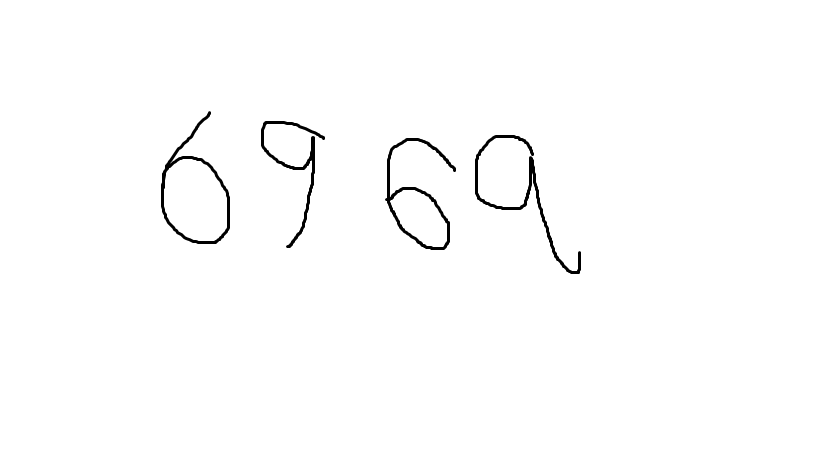
#> input picture src/segmentation/my_number.png, 819 x 460 px
$ python -i Preprocessing.py   (imports and definitions only)
#> lines starting #> are read from the running program, lines starting #| are printed output that depends on the picture; after the words box and inside, x2 and y2 are one past the last pixel; in counts of white or black regions, pixels touching at a corner belong together
import cv2
import numpy as np


# Individual preprocessing steps

def to_grayscale(image: np.ndarray) -> np.ndarray: #converts color image to black and white
    if image.ndim == 3:
        return cv2.cvtColor(image, cv2.COLOR_BGR2GRAY)
    return image


def remove_noise(gray: np.ndarray, ksize: int = 3) -> np.ndarray: #removes noise from handwriten photo to preserve sharpness from handwriting sample

    return cv2.medianBlur(gray, ksize)


def binarize(gray: np.ndarray, invert: bool = True, method: str = "otsu") -> np.ndarray: #converting greyscale images to black/white

    flag = cv2.THRESH_BINARY_INV if invert else cv2.THRESH_BINARY
    if method == "adaptive":
        # a separate threshold for each small area, so shadows do not break it
        block = max(15, (min(gray.shape) // 4) | 1)   # odd window size
        C = 10 if invert else -10
        return cv2.adaptiveThreshold(gray, 255, cv2.ADAPTIVE_THRESH_GAUSSIAN_C, flag, block, C)
    _, binary = cv2.threshold(gray, 0, 255, flag + cv2.THRESH_OTSU)
    return binary


def deskew(binary: np.ndarray) -> np.ndarray: #straightens images that are rotated
    m = cv2.moments(binary)
    if abs(m['mu02']) < 1e-2:
        return binary  # no meaningful skew detected
    skew = m['mu11'] / m['mu02']
    h, w = binary.shape
    M = np.float32([[1, skew, -0.5 * w * skew], [0, 1, 0]])
    return cv2.warpAffine(binary, M, (w, h),
                           flags=cv2.WARP_INVERSE_MAP | cv2.INTER_LINEAR)


def resize(image: np.ndarray, size: tuple = (28, 28)) -> np.ndarray: #resizes image to 28x28
    return cv2.resize(image, size, interpolation=cv2.INTER_AREA)


def normalize(image: np.ndarray) -> np.ndarray: #changes float values from 0-255 to 0.0 - 1.0
    return image.astype(np.float32) / 255.0


# Full pipelines for both clean images (MNIST) and photos (Handwriting samples)


def preprocess_clean(image: np.ndarray, size: tuple = (28, 28)) -> np.ndarray:

    gray = to_grayscale(image)
    resized = resize(gray, size)
    return normalize(resized) # This is a 28x28 float32 array, values are scaled to 0.0 - 1.0 which can then be added put into the model


def preprocess_photo(image: np.ndarray, size: tuple = (28, 28),
    apply_deskew: bool = False, method: str = "otsu"):

    gray = to_grayscale(image)
    denoised = remove_noise(gray)
    invert = bool(np.median(denoised) > 127)   # dark ink on light paper: make the ink white
    binary = binarize(denoised, invert=invert, method=method)
    if apply_deskew:
        binary = deskew(binary)
    resized = resize(binary, size)
    return normalize(resized), binary # resised in the same as above, binary is the full sized image before croping that can be used for step two of assignment

>>> import cv2
>>> picture = cv2.imread('../segmentation/my_number.png')
#> picture is the input picture: shape (460, 819, 3); min 0, max 255, mean 252.3
>>> result = preprocess_photo(picture)
#> in preprocess_photo, `invert = bool(np.median(denoised) > 127)`: invert = True
#> in binarize, `flag = cv2.THRESH_BINARY_INV if invert else cv2.THRESH_BINARY`: flag = 1
#> in binarize, `_, binary = cv2.threshold(gray, 0, 255, flag + cv2.THRESH_OTSU)`:
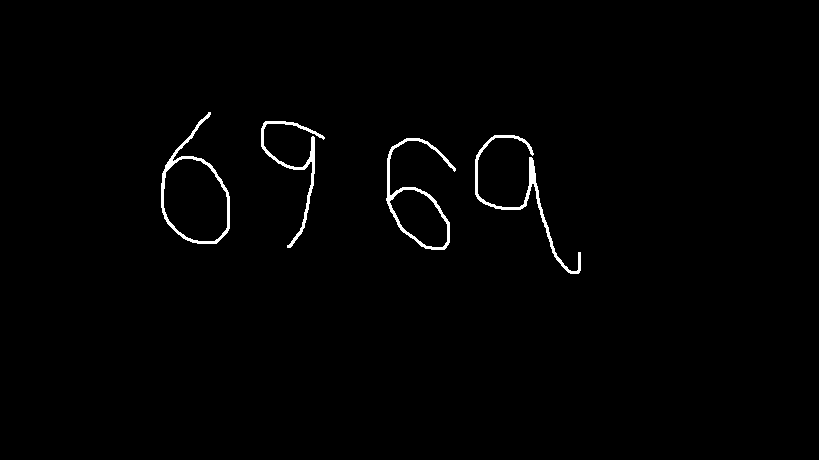
#> binary: shape (460, 819); 1.1% white; 4 white regions, box (x1, y1, x2, y2) and area: (475, 135, 581, 274) 1142, (386, 138, 456, 250) 1003, (161, 112, 230, 244) 1000, (261, 121, 325, 248) 868
#> in resize, `return cv2.resize(image, size, interpolation=cv2.INTER_AREA)`:
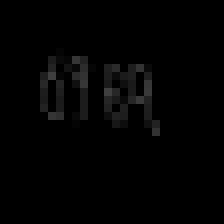
#> returned value: shape (28, 28) (shown 8 times larger); min 0, max 63, mean 2.7
#> in normalize, `return image.astype(np.float32) / 255.0`:
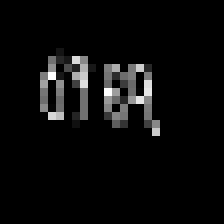
#> returned value: shape (28, 28) float32 (shown 8 times larger); min 0, max 0.247, mean 0.0107; drawn with min black and max white
